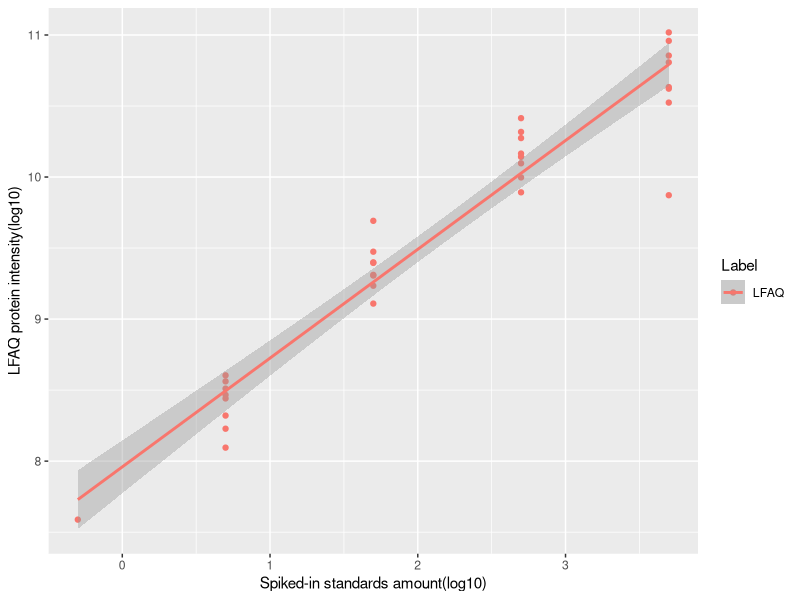

Reproduce this figure in R.
setwd("G:\\InHouseSourceCode\\LFAQ\\LFAQGUI\\LFAQ\\bin\\x86\\Release")
library(ggplot2)
d<-read.table("StandardProteinResults.txt",sep="\t",header = TRUE)
x<-d[d$ExperiemntName=="UPS2_yeast","SpikedInMols"];
LFAQ<-d[d$ExperiemntName=="UPS2_yeast","LFAQ"];
LLFAQ<-rep("LFAQ",length(LFAQ))
plotFrame<-data.frame(SpikedIn=x,Label=LLFAQ,LFAQ=LFAQ)
tiff(file="G:\\InHouseSourceCode\\LFAQ\\LFAQGUI\\LFAQ\\bin\\x86\\Release/LFAQOfStandPro.tiff",res=500,width=2000,height=1500,compression = "lzw")
ggplot(plotFrame,aes(SpikedIn,LFAQ,colour=Label))+geom_point()+geom_smooth(method = "lm")+ylab("LFAQ protein intensity(log10)")+xlab("Spiked-in standards amount(log10)")
dev.off()

